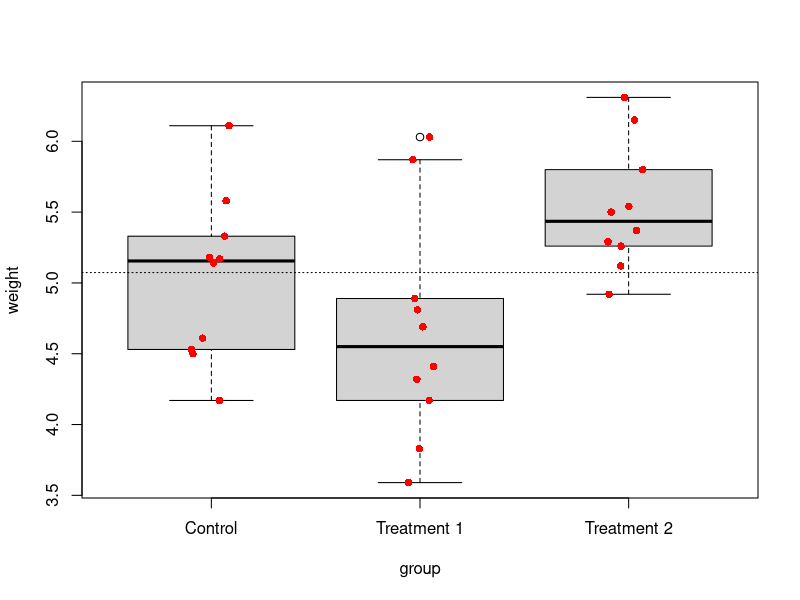
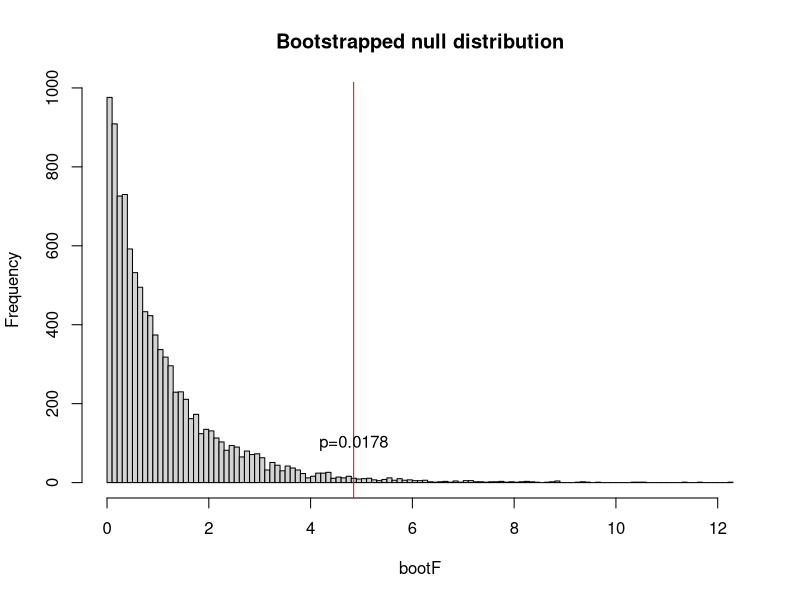
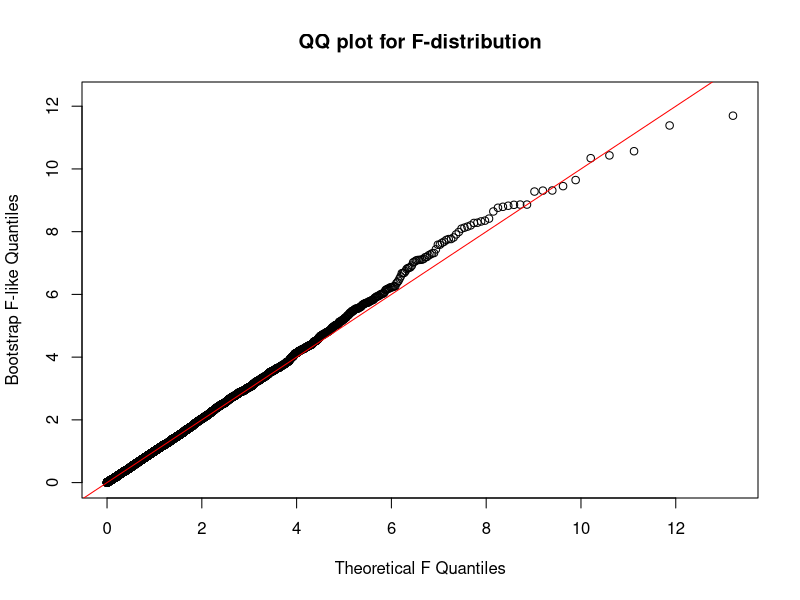
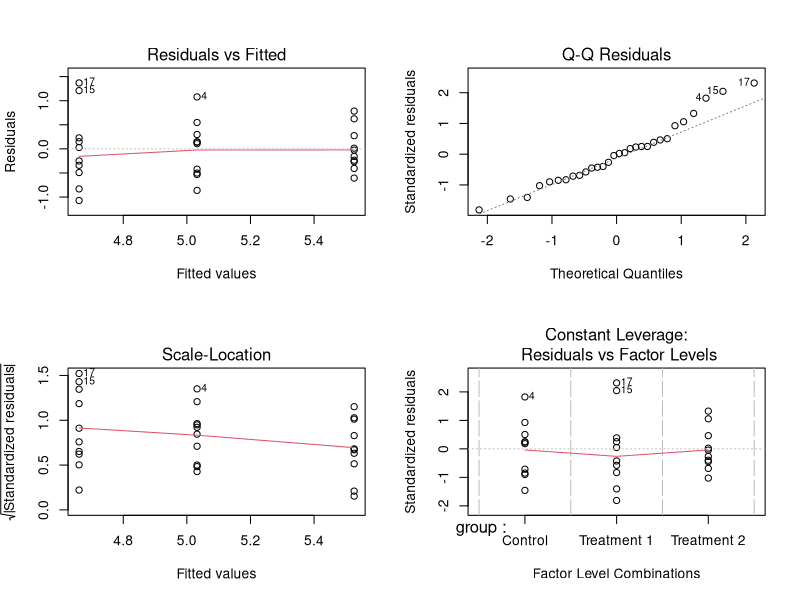
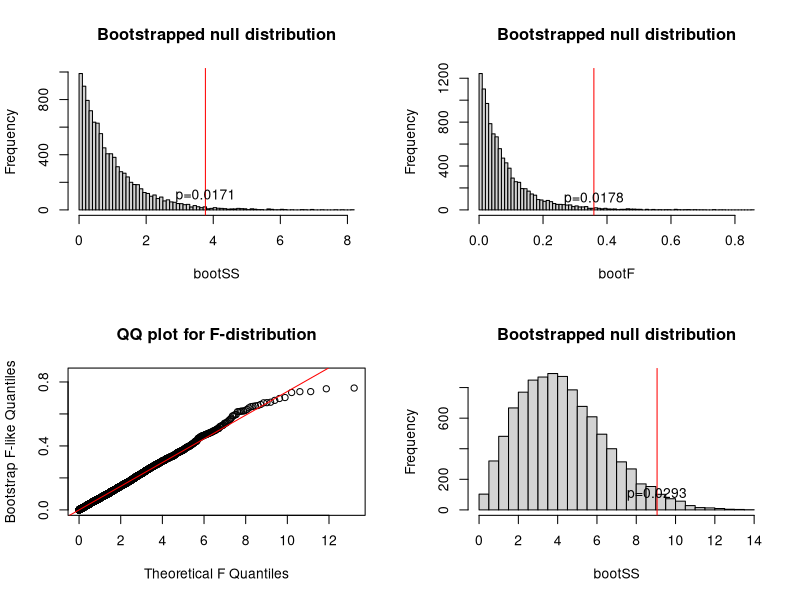
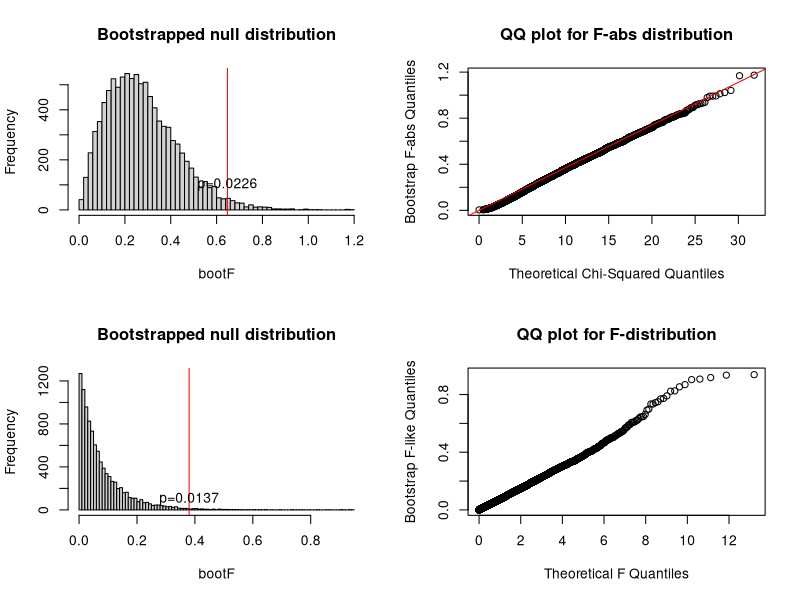
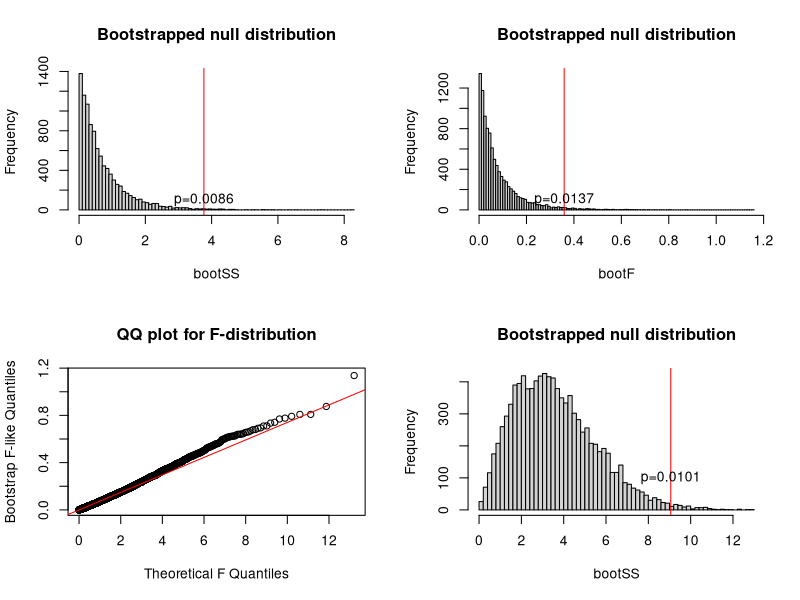
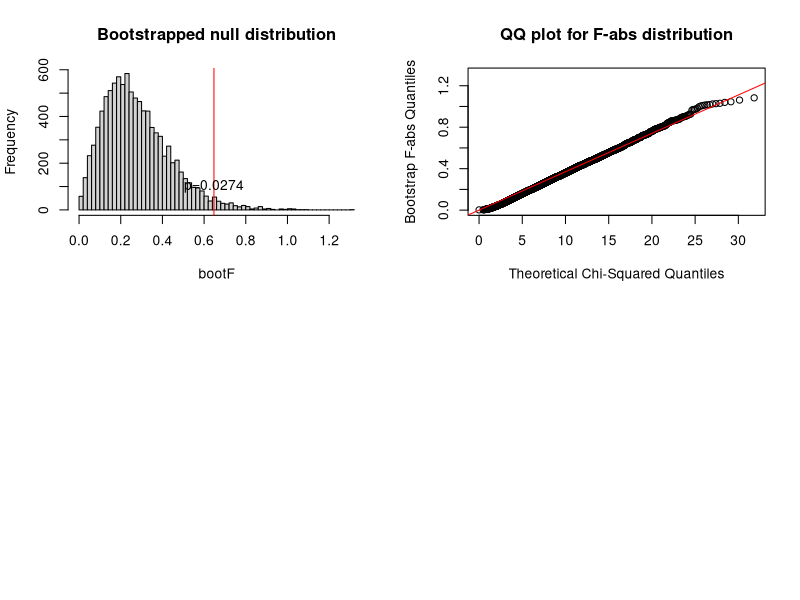

These charts were generated, in order, by the following R code: (Note: a time limit stopped this script after it produced the figures.)
library(knitr)
knit_hooks$set(purl = function(before, options) {
  if (before) return()
  input  = current_input()  # filename of input document
  output = paste(tools::file_path_sans_ext(input), 'R', sep = '.')
  if (knitr:::isFALSE(knitr:::.knitEnv$tangle.start)) {
    assign('tangle.start', TRUE, knitr:::.knitEnv)
    unlink(output)
  }
  cat(options$code, file = output, sep = '\n', append = TRUE)
})
df <- PlantGrowth
df$group <- factor(df$group, labels = c("Control", "Treatment 1", "Treatment 2"))
df
#df.rm <- read.csv("/Users/drwho/Dropbox/Encrypted/M200 Advanced Experimental Statistics/M200.4/repeated measures dataset.csv")
#df.aov <- read.csv("/Users/drwho/Dropbox/Encrypted/M200 Advanced Experimental Statistics/M200.4/anova dataset.csv")
#df <- df.aov
#df
boxplot(weight ~ group, data=df) 
stripchart(weight ~ group, add=T, method='jitter', vertical=T, pch=16, col="red", data = df)
abline(h=mean(df$weight), lty='dotted')  # draw dotted line at the grand mean
model <- lm(weight ~ group, data=df)
result <- anova(model)
result
p.standard <- result$`Pr(>F)`[1]
# get the F-statistic from lm()
F0 = result$`F value`[1]

# Bootstrap the F-statistic to compute the p-value
deals <- 10000
bootF <- rep(NA,deals)
for(i in 1:deals){
    df$boot <- sample(df$weight, replace=T)
    bootresult <- anova(lm(boot ~ group, data=df))
    bootF[i] <- bootresult$`F value`[1]
}
pval <- sum(bootF > F0)/deals
hist(bootF, breaks='FD', main="Bootstrapped null distribution")
abline(v=F0, col='red')
text(x=F0, y=100, labels=paste("p=",pval,sep=""))
dfB <- result$Df[1]
dfW <- result$Df[2]
qqplot( qf( seq(0,1,length=deals), dfB, dfW), bootF, 
        main="QQ plot for F-distribution", 
        xlab="Theoretical F Quantiles", 
        ylab="Bootstrap F-like Quantiles")
abline(0, 1, col='red')
pairwise.t.test(df$weight, df$group, p.adjust="bonferroni")
bartlett.test(weight ~ group, data=df)
fligner.test(weight ~ group, data=df)
library(car)
leveneTest(weight ~ group, data=df)
par(mfrow=c(2,2))
plot(model)
kruskal.test(weight~group, data=df)
kw <- kruskal.test(weight~group, data=df)
p.kw <- kw$p.value
pairwise.wilcox.test(df$weight, df$group, p.adjust.method="bonferroni", exact=F, correct=F)
# Define functions to compute the Sum of Squares, and Sum of Abs
ssq <- function(x) sum(x^2)
sab <- function(x) sum(abs(x))

SSstat <- function(Y, group, center=mean, agg=ssq){
    groupMeans = ave( Y, group, FUN = center)
    SSB = agg(groupMeans - center(Y))
    return(SSB)
}

# A more general function to compute the F-statistic
Fstat <- function(Y, group, center=mean, agg=ssq) {   
    groupMeans = ave( Y, group, FUN = center)
    SSB = agg(groupMeans - center(Y))
    SSW = agg(Y - groupMeans)
    return( SSB / SSW)
}
# Run it on the dataframe to get the test statistic:
SS0 <- SSstat(df$weight,df$group, center=mean, agg=ssq)
F0 <- Fstat(df$weight,df$group, center=mean, agg=ssq)

# Bootstrap the SS-statistic to compute the p-value
bootSS <- rep(NA,deals)
for(i in 1:deals){
    df$boot <- sample(df$weight, replace=T)
    bootSS[i] <- SSstat(df$boot, df$group, center=mean, agg=ssq)
}
pval.SS <- sum(bootSS > SS0)/deals

# Bootstrap the F-statistic to compute the p-value
bootF <- rep(NA,deals)
for(i in 1:deals){
    df$boot <- sample(df$weight, replace=T)
    bootF[i] <- Fstat(df$boot, df$group, center=mean, agg=ssq)
}
pval.F <- sum(bootF > F0)/deals
hist(bootSS, breaks='FD', main="Bootstrapped null distribution")
abline(v=SS0, col='red')
text(x=SS0, y=100, labels=paste("p=",pval.SS,sep=""))
hist(bootF, breaks='FD', main="Bootstrapped null distribution")
abline(v=F0, col='red')
text(x=F0, y=100, labels=paste("p=",pval,sep=""))
#dfB <- nlevels(df$group) - 1
#dfW <- nrow(df) - nlevels(df$group)
qqplot( qf( seq(0,1,length=deals), dfB, dfW), bootF, 
        main="QQ plot for F-distribution", 
        xlab="Theoretical F Quantiles", 
        ylab="Bootstrap F-like Quantiles")
abline(0, dfB/dfW, col='red')
# Run it on the dataframe to get the test statistic:
SS0 <- SSstat(df$weight,df$group, center=mean, agg=sab)
F0 <- Fstat(df$weight,df$group, center=mean, agg=sab)

# Bootstrap the S-abs statistic to compute the p-value
bootSS <- rep(NA,deals)
for(i in 1:deals){
    df$boot <- sample(df$weight, replace=T)
    bootSS[i] <- SSstat(df$boot, df$group, center=mean, agg=sab)
}
pval.SS <- sum(bootSS > SS0)/deals

# Bootstrap the F-abs statistic to compute the p-value
bootF <- rep(NA,deals)
for(i in 1:deals){
    df$boot <- sample(df$weight, replace=T)
    bootF[i] <- Fstat(df$boot, df$group, center=mean, agg=sab)
}
pval.F <- sum(bootF > F0)/deals
hist(bootSS, breaks='FD', main="Bootstrapped null distribution")
abline(v=SS0, col='red')
text(x=SS0, y=100, labels=paste("p=",pval.SS,sep=""))
hist(bootF, breaks='FD', main="Bootstrapped null distribution")
abline(v=F0, col='red')
text(x=F0, y=100, labels=paste("p=",pval.F,sep=""))
qqplot( qchisq( seq(0,1,length=deals), 8), bootF, 
        main="QQ plot for F-abs distribution", 
        xlab="Theoretical Chi-Squared Quantiles", 
        ylab="Bootstrap F-abs Quantiles")
abline(0,1/dfW, col='red')
# Run it on the dataframe to get the test statistic:
F0 = Fstat(rank(df$weight),df$group, center=mean, agg=ssq)

# Bootstrap the F-statistic to compute the p-value
bootF <- rep(NA,deals)
for(i in 1:deals){
    df$boot <- sample(df$weight, replace=T)
    bootF[i] <- Fstat(rank(df$boot), df$group, center=mean, agg=ssq)
}
pval <- sum(bootF > F0)/deals
hist(bootF, breaks='FD', main="Bootstrapped null distribution")
abline(v=F0, col='red')
text(x=F0, y=100, labels=paste("p=",pval,sep=""))
qqplot( qf( seq(0,1,length=deals), dfB, dfW), bootF, 
        main="QQ plot for F-distribution", 
        xlab="Theoretical F Quantiles", 
        ylab="Bootstrap F-like Quantiles")
# Run it on the dataframe to get the test statistic:
SS0 <- SSstat(df$weight,df$group, center=mean, agg=ssq)
F0 <- Fstat(df$weight,df$group, center=mean, agg=ssq)

# Bootstrap the SS-statistic to compute the p-value
bootSS <- rep(NA,deals)
residuals <- df$weight - ave(df$weight, df$group)
for(i in 1:deals){
    df$boot <- ave(residuals, df$group, FUN=function(x) sample(x, replace=TRUE))
    bootSS[i] <- SSstat(df$boot, df$group, center=mean, agg=ssq)
}
pval.SS <- sum(bootSS > SS0)/deals

# Bootstrap the F-statistic to compute the p-value
bootF <- rep(NA,deals)
residuals <- df$weight - ave(df$weight, df$group)
for(i in 1:deals){
    df$boot <- ave(residuals, df$group, FUN=function(x) sample(x, replace=TRUE))
    bootF[i] <- Fstat(df$boot, df$group, center=mean, agg=ssq)
}
pval.F <- sum(bootF > F0)/deals
hist(bootSS, breaks='FD', main="Bootstrapped null distribution")
abline(v=SS0, col='red')
text(x=SS0, y=100, labels=paste("p=",pval.SS,sep=""))
hist(bootF, breaks='FD', main="Bootstrapped null distribution")
abline(v=F0, col='red')
text(x=F0, y=100, labels=paste("p=",pval,sep=""))
#dfB <- nlevels(df$group) - 1
#dfW <- nrow(df) - nlevels(df$group)
qqplot( qf( seq(0,1,length=deals), dfB, dfW), bootF, 
        main="QQ plot for F-distribution", 
        xlab="Theoretical F Quantiles", 
        ylab="Bootstrap F-like Quantiles")
abline(0, dfB/dfW, col='red')
# Run it on the dataframe to get the test statistic:
SS0 <- SSstat(df$weight,df$group, center=mean, agg=sab)
F0 <- Fstat(df$weight,df$group, center=mean, agg=sab)

# Bootstrap the S-abs statistic to compute the p-value
bootSS <- rep(NA,deals)
for(i in 1:deals){
    df$boot <- ave(residuals, df$group, FUN=function(x) sample(x, replace=TRUE))
    bootSS[i] <- SSstat(df$boot, df$group, center=mean, agg=sab)
}
pval.SS <- sum(bootSS > SS0)/deals

# Bootstrap the F-abs statistic to compute the p-value
bootF <- rep(NA,deals)
for(i in 1:deals){
    df$boot <- ave(residuals, df$group, FUN=function(x) sample(x, replace=TRUE))
    bootF[i] <- Fstat(df$boot, df$group, center=mean, agg=sab)
}
pval.F <- sum(bootF > F0)/deals
hist(bootSS, breaks='FD', main="Bootstrapped null distribution")
abline(v=SS0, col='red')
text(x=SS0, y=100, labels=paste("p=",pval.SS,sep=""))
hist(bootF, breaks='FD', main="Bootstrapped null distribution")
abline(v=F0, col='red')
text(x=F0, y=100, labels=paste("p=",pval.F,sep=""))
qqplot( qchisq( seq(0,1,length=deals), 8), bootF, 
        main="QQ plot for F-abs distribution", 
        xlab="Theoretical Chi-Squared Quantiles", 
        ylab="Bootstrap F-abs Quantiles")
abline(0,1/dfW, col='red')
# faster mean and standard deviation
mean.fast <- function(x) sum(x) / length(x)
sd.fast <- function(x){
    mu <- mean.fast(x)
    sqrt(sum((x - mu)^2) / (length(x)-1))
}

# Define functions to compute the Sum of Squares, and Sum of Abs
ssq <- function(x) sum(x^2)
sab <- function(x) sum(abs(x))

# A more general function to compute the F-statistic
Fstat <- function(Y, group, center=mean.fast, agg=ssq) {   
    groupMeans = ave( Y, group, FUN = center)
    SSB = agg(groupMeans - center(Y))
    SSW = agg(Y - groupMeans)
    return( SSB / SSW)
}

Y <- df$weight
G <- df$group
center <- mean.fast
nboot <- 10000
# one-box
y <- matrix(sample(Y, size = nboot * length(Y), replace = TRUE), nboot, length(Y) )
Fboot <- apply(y, 1, Fstat, group=G)
F0 <- Fstat(Y, G)
p1 <- sum(Fboot >= F0) / nboot

# one-box residuals
y <- matrix(sample( Y-ave( Y, G, FUN=center), size = nboot * length(Y), replace = TRUE), nboot, length(Y) )  # residuals
Fboot <- apply(y, 1, Fstat, group=G)
F0 <- Fstat(Y, G)
p1r <- sum(Fboot >= F0) / nboot

# one-box ranks
y <- matrix(sample( Y, size = nboot * length(Y), replace = TRUE), nboot, length(Y) )  # residuals
y.rank <- t(apply(y, 1, rank))
Fboot <- apply(y.rank, 1, Fstat, group=G)
F0 <- Fstat(rank(Y), G)
p.rank <- sum(Fboot >= F0) / nboot

# many-box residuals
residuals <- Y-ave( Y, G, FUN=center)
y <- replicate(nboot, ave(residuals, G, FUN=function(x) sample(x, replace=TRUE)), simplify="array")
Fboot <- apply(y, 2, Fstat, group=G)
F0 <- Fstat(Y, G)
p2r <- sum(Fboot >= F0) / nboot

# one-box
y <- matrix(sample(Y, size = nboot * length(Y), replace = TRUE), nboot, length(Y) )
Fboot <- apply(y, 1, Fstat, group=G, agg=sab)
F0 <- Fstat(Y, G, agg=sab)
p1ab <- sum(Fboot >= F0) / nboot

# one-box residuals
y <- matrix(sample( Y-ave( Y, G, FUN=center), size = nboot * length(Y), replace = TRUE), nboot, length(Y) )  # residuals
Fboot <- apply(y, 1, Fstat, group=G, agg=sab)
F0 <- Fstat(Y, G, agg=sab)
p1rab <- sum(Fboot >= F0) / nboot

# many-box residuals
residuals <- Y-ave( Y, G, FUN=center)
y <- replicate(nboot, ave(residuals, G, FUN=function(x) sample(x, replace=TRUE)), simplify="array")
Fboot <- apply(y, 2, Fstat, group=G, agg=sab)
F0 <- Fstat(Y, G, agg=sab)
p2rab <- sum(Fboot >= F0) / nboot



# one-box
y <- matrix(sample(Y, size = nboot * length(Y), replace = TRUE), nboot, length(Y) )
Fboot <- apply(y, 1, Fstat, group=G, center=median, agg=sab)
F0 <- Fstat(Y, G, center=median, agg=sab)
p1mab <- sum(Fboot >= F0) / nboot

# one-box residuals
y <- matrix(sample( Y-ave( Y, G, FUN=center), size = nboot * length(Y), replace = TRUE), nboot, length(Y) )  # residuals
Fboot <- apply(y, 1, Fstat, group=G, center=median, agg=sab)
F0 <- Fstat(Y, G, agg=sab, center=median)
p1rmab <- sum(Fboot >= F0) / nboot


# many-box residuals
residuals <- Y-ave( Y, G, FUN=center)
y <- replicate(nboot, ave(residuals, G, FUN=function(x) sample(x, replace=TRUE)), simplify="array")
Fboot <- apply(y, 2, Fstat, group=G, center=median, agg=sab)
F0 <- Fstat(Y, G, center=median, agg=sab)
p2rmab <- sum(Fboot >= F0) / nboot

tests <- c(p.standard, p.kw, p1, p1r, p.rank, p2r,
  p1ab, p1rab, p2rab,
  p1mab, p1rmab, p2rmab)

names(tests) <- c("Standard ANOVA", "Kruskal-Wallis",  "one-box L2", "one-box residuals L2", "rank", "many-box residuals L2", 
                  "one-box L1", "one-box residuals L1", "many-box residuals L1",
                  "one-box, median L1", "one-box residuals, median L1", "many-box residuals, median L1")

ptab <- cbind(tests[c(1,3,4,7,8,10,11,6,9,12,2,5)])
colnames(ptab) <- "p-value"

library(knitr)
kable(round(ptab,4))
# some test stuff
F0 <- Fstat(df$weight,df$group, center=mean.fast, agg=ssq)

# Bootstrap the F-statistic to compute the p-value
bootF <- rep(NA,deals)
residuals <- df$weight - ave(df$weight, df$group)
for(i in 1:deals){
    df$boot <- ave(residuals, df$group, FUN=function(x) sample(x, replace=TRUE))
    bootF[i] <- Fstat(df$boot, df$group, center=mean, agg=ssq)
}
pval.F <- sum(bootF > F0)/deals


# many-box residuals
residuals <- Y-ave( Y, G, FUN=center)
y <- replicate(nboot, ave(residuals, G, FUN=function(x) sample(x, replace=TRUE)), simplify="array")
Fboot <- apply(y, 2, Fstat, group=G)
F0 <- Fstat(Y, G)
p2r <- sum(Fboot >= F0) / nboot
